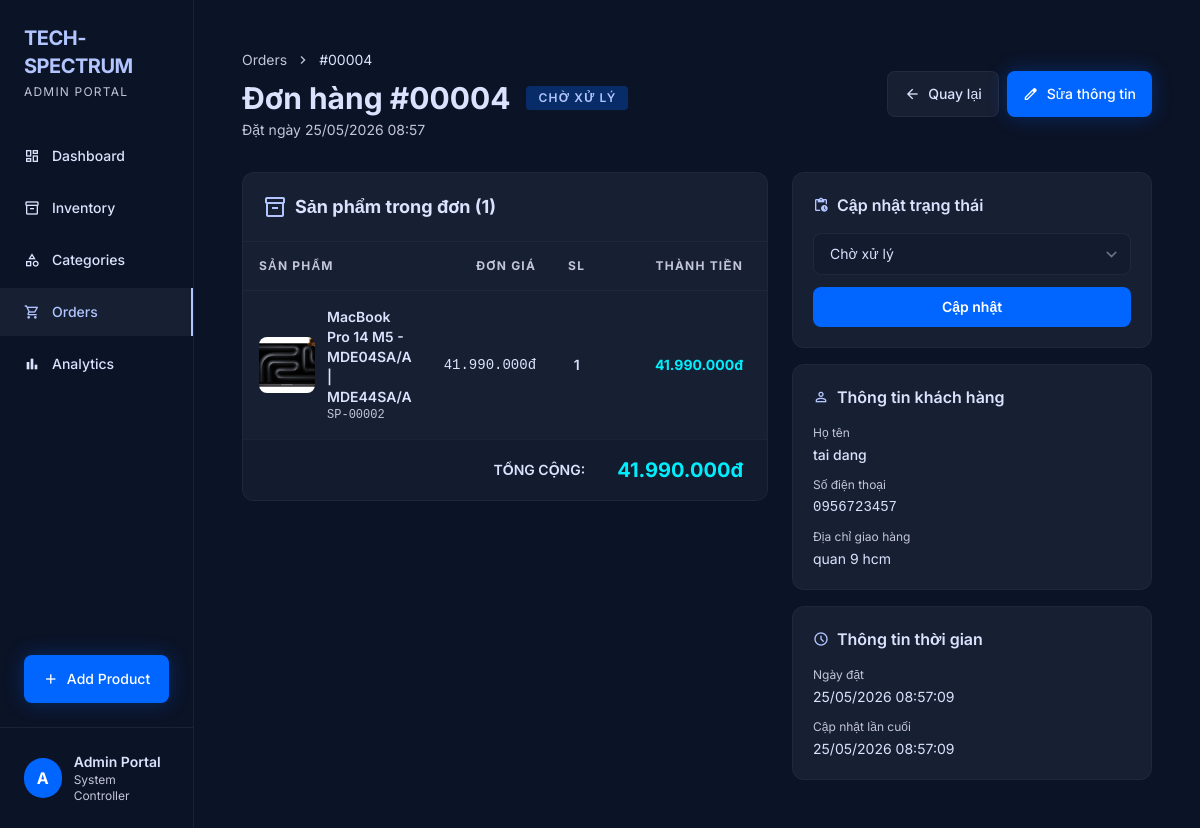
Screenshot of /Order/detail/4 with the database file from the repository.
### tables this page shows
CREATE TABLE IF NOT EXISTS `order` (
  `id` int NOT NULL AUTO_INCREMENT,
  `customer_name` varchar(100) NOT NULL,
  `customer_phone` varchar(20) NOT NULL,
  `customer_email` varchar(100) DEFAULT NULL,
  `customer_address` varchar(255) NOT NULL,
  `total_amount` decimal(15,2) NOT NULL DEFAULT '0.00',
  `status` enum('pending','confirmed','shipping','completed','cancelled') NOT NULL DEFAULT 'pending',
  `note` text,
  `created_at` datetime DEFAULT CURRENT_TIMESTAMP,
  `updated_at` datetime DEFAULT CURRENT_TIMESTAMP ON UPDATE CURRENT_TIMESTAMP,
  PRIMARY KEY (`id`),
  KEY `idx_order_status` (`status`),
  KEY `idx_order_created` (`created_at`)
);

CREATE TABLE IF NOT EXISTS `order_detail` (
  `id` int NOT NULL AUTO_INCREMENT,
  `order_id` int NOT NULL,
  `product_id` int NOT NULL,
  `quantity` int NOT NULL DEFAULT '1',
  `price` decimal(15,2) NOT NULL,
  `subtotal` decimal(15,2) NOT NULL,
  PRIMARY KEY (`id`),
  KEY `idx_orderdetail_order` (`order_id`),
  KEY `idx_orderdetail_product` (`product_id`),
  CONSTRAINT `order_detail_ibfk_1` FOREIGN KEY (`order_id`) REFERENCES `order` (`id`) ON DELETE CASCADE,
  CONSTRAINT `order_detail_ibfk_2` FOREIGN KEY (`product_id`) REFERENCES `product` (`id`) ON DELETE RESTRICT
);

CREATE TABLE IF NOT EXISTS `product` (
  `id` int NOT NULL AUTO_INCREMENT,
  `name` varchar(100) NOT NULL,
  `description` text,
  `price` decimal(15,2) NOT NULL,
  `image` varchar(255) DEFAULT NULL,
  `category_id` int DEFAULT NULL,
  PRIMARY KEY (`id`),
  KEY `category_id` (`category_id`),
  CONSTRAINT `product_ibfk_1` FOREIGN KEY (`category_id`) REFERENCES `category` (`id`) ON DELETE CASCADE
);

### app/controllers/OrderController.php (called while the page is built, shortened)
<?php
require_once 'app/models/OrderModel.php';
require_once 'app/models/OrderDetailModel.php';
class OrderController
{
    private $orderModel;
    private $orderDetailModel;
    public function __construct()
    {
        $database = new Database();
        $db = $database->getConnection();
        $this->orderModel       = new OrderModel($db);
        $this->orderDetailModel = new OrderDetailModel($db);
    }
    public function detail($id)
    {
        $order = $this->orderModel->getOrderById($id);
        $details = $this->orderDetailModel->getDetailsByOrderId($id);
        include 'app/views/order/detail.php';
    }
}

### index.php (called while the page is built, shortened)
<?php
$url = $_GET['url'] ?? '';
$url = rtrim($url, '/');
$url = filter_var($url, FILTER_SANITIZE_URL);
$url = explode('/', $url);
$action = isset($url[1]) && $url[1] != '' ? $url[1] : 'index';
$controller = new $controllerName();
call_user_func_array([$controller, $action], array_slice($url, 2));

### app/models/OrderModel.php (called while the page is built, shortened)
<?php
class OrderModel
{
    private $conn;
    private $table = "`order`";
    public $id;
    public $customer_name;
    public $customer_phone;
    public $customer_address;
    public $total_amount;
    public $status;
    public $created_at;
    public $updated_at;
    public function __construct($db)
    {
        $this->conn = $db;
    }
    public function getID()              { return $this->id; }
    public function getCustomerName()    { return $this->customer_name; }
    public function getCustomerPhone()   { return $this->customer_phone; }
    public function getCustomerAddress() { return $this->customer_address; }
    public function getTotalAmount()     { return $this->total_amount; }
    public function getStatus()          { return $this->status; }
    public function getCreatedAt()       { return $this->created_at; }
    public function getUpdatedAt()       { return $this->updated_at; }
    public function getStatusLabel()
    {
        $labels = [
            'pending'   => 'Chờ xử lý',
            'confirmed' => 'Đã xác nhận',
            'shipping'  => 'Đang giao',
            'completed' => 'Hoàn thành',
            'cancelled' => 'Đã hủy'
        ];
        return $labels[$this->status] ?? $this->status;
    }
    public function getStatusBadgeClass()
    {
        $classes = [
            'pending'   => 'bg-secondary',
            'confirmed' => 'bg-info',
            'shipping'  => 'bg-primary',
            'completed' => 'bg-success',
            'cancelled' => 'bg-danger'
        ];
        return $classes[$this->status] ?? 'bg-secondary';
    }
    public function getOrderById($id)
    {
        $query = "SELECT * FROM " . $this->table . " WHERE id = :id LIMIT 1";
        $stmt = $this->conn->prepare($query);
        $stmt->bindParam(':id', $id, PDO::PARAM_INT);
        $stmt->execute();
        $row = $stmt->fetch(PDO::FETCH_ASSOC);
        $order = new OrderModel($this->conn);
        $order->id               = $row['id'];
        $order->customer_name    = $row['customer_name'];
        $order->customer_phone   = $row['customer_phone'];
        $order->customer_email   = $row['customer_email'];
        $order->customer_address = $row['customer_address'];
        $order->total_amount     = $row['total_amount'];
        $order->status           = $row['status'];
        $order->note             = $row['note'];
        $order->created_at       = $row['created_at'];
        $order->updated_at       = $row['updated_at'];
        return $order;
    }
}

### app/models/OrderDetailModel.php (called while the page is built, shortened)
<?php
class OrderDetailModel
{
    private $conn;
    private $table = "order_detail";
    public $product_id;
    public $quantity;
    public $price;
    public $subtotal;
    public $product_name;
    public $product_image;
    public function __construct($db)
    {
        $this->conn = $db;
    }
    public function getProductID()    { return $this->product_id; }
    public function getQuantity()     { return $this->quantity; }
    public function getPrice()        { return $this->price; }
    public function getSubtotal()     { return $this->subtotal; }
    public function getProductName()  { return $this->product_name; }
    public function getProductImage() { return $this->product_image; }
    public function getDetailsByOrderId($order_id)
    {
        $query = "SELECT od.*, p.name AS product_name, p.image AS product_image
                  FROM " . $this->table . " od
                  LEFT JOIN product p ON od.product_id = p.id
                  WHERE od.order_id = :order_id
                  ORDER BY od.id ASC";
        $stmt = $this->conn->prepare($query);
        $stmt->bindParam(':order_id', $order_id, PDO::PARAM_INT);
        $stmt->execute();
        $details = [];
        while ($row = $stmt->fetch(PDO::FETCH_ASSOC)) {
            $detail = new OrderDetailModel($this->conn);
            $detail->id            = $row['id'];
            $detail->order_id      = $row['order_id'];
            $detail->product_id    = $row['product_id'];
            $detail->quantity      = $row['quantity'];
            $detail->price         = $row['price'];
            $detail->subtotal      = $row['subtotal'];
            $detail->product_name  = $row['product_name'];
            $detail->product_image = $row['product_image'];
            $details[] = $detail;
        }
        return $details;
    }
}

### app/views/order/detail.php (the view, shortened to what this page needs)
<?php
include 'app/views/layouts/admin_header.php';
$statusOptions = [
    'pending'   => 'Chờ xử lý',
    'confirmed' => 'Đã xác nhận',
    'shipping'  => 'Đang giao',
    'completed' => 'Hoàn thành',
    'cancelled' => 'Đã hủy'
];
?>
<div class="flex items-center justify-between mb-8">
    <div>
        <nav class="text-sm text-on-surface-variant mb-2 flex items-center gap-2">
            <a href="/Order/list" class="hover:text-primary transition">Orders</a>
            <span class="material-symbols-outlined text-base">chevron_right</span>
            <span class="text-on-surface">#<?= str_pad($order->getID(), 5, '0', STR_PAD_LEFT) ?></span>
        </nav>
        <div class="flex items-center gap-4">
            <h1 class="text-3xl font-bold">Đơn hàng #<?= str_pad($order->getID(), 5, '0', STR_PAD_LEFT) ?></h1>
            <span class="<?= $order->getStatusBadgeClass() ?> bg-opacity-30 px-3 py-1 rounded text-xs font-semibold tracking-widest uppercase text-white"
                  style="background-color: rgba(0, 102, 255, 0.3); color: #b3c5ff;">
                <?= $order->getStatusLabel() ?>
            </span>
        </div>
        <p class="text-on-surface-variant text-sm mt-1">Đặt ngày <?= date('d/m/Y H:i', strtotime($order->getCreatedAt())) ?></p>
    </div>
    <div class="flex gap-2">
        <a href="/Order/list" class="bg-surface-container hover:bg-surface-container-high text-on-surface px-4 py-2.5 rounded-lg text-sm font-medium flex items-center gap-2 border border-outline-variant/30 transition">
            <span class="material-symbols-outlined text-base">arrow_back</span>
            Quay lại
        </a>
        <a href="/Order/edit/<?= $order->getID() ?>" class="bg-primary-container hover:bg-primary-container/90 text-white px-4 py-2.5 rounded-lg text-sm font-medium flex items-center gap-2 transition glow-btn">
            <span class="material-symbols-outlined text-base">edit</span>
            Sửa thông tin
        </a>
    </div>
</div>
<div class="grid grid-cols-1 lg:grid-cols-[1fr_360px] gap-6">
    <div>
        <div class="bg-surface-container rounded-xl border border-outline-variant/20 overflow-hidden mb-6">
            <div class="p-5 border-b border-outline-variant/20">
                <h2 class="text-lg font-bold flex items-center gap-2">
                    <span class="material-symbols-outlined text-primary">inventory_2</span>
                    Sản phẩm trong đơn (<?= count($details) ?>)
                </h2>
            </div>
            <table class="w-full">
                <thead class="text-xs tracking-widest font-semibold text-on-surface-variant uppercase border-b border-outline-variant/20">
                    <tr>
                        <th class="text-left p-4">Sản phẩm</th>
                        <th class="text-right p-4">Đơn giá</th>
                        <th class="text-center p-4">SL</th>
                        <th class="text-right p-4 pr-6">Thành tiền</th>
                    </tr>
                </thead>
                <tbody class="text-sm">
                    <?php foreach ($details as $d): ?>
                        <tr class="border-b border-outline-variant/10">
                            <td class="p-4">
                                <div class="flex items-center gap-3">
                                    <div class="w-14 h-14 rounded-lg bg-surface-container-low overflow-hidden flex items-center justify-center shrink-0">
                                        <?php if ($d->getProductImage()): ?>
                                            <img src="/public/images/products/<?= htmlspecialchars($d->getProductImage()) ?>" class="w-full h-full object-cover" alt="">
                                        <?php else: ?>
                                            <span class="material-symbols-outlined text-on-surface-variant text-base">image</span>
                                        <?php endif; ?>
                                    </div>
                                    <div>
                                        <div class="font-semibold"><?= htmlspecialchars($d->getProductName() ?? '(Đã xóa)') ?></div>
                                        <div class="text-on-surface-variant text-xs font-mono">SP-<?= str_pad($d->getProductID(), 5, '0', STR_PAD_LEFT) ?></div>
                                    </div>
                                </div>
                            </td>
                            <td class="text-right p-4 font-mono"><?= number_format($d->getPrice(), 0, ',', '.') ?>đ</td>
                            <td class="text-center p-4 font-semibold"><?= $d->getQuantity() ?></td>
                            <td class="text-right p-4 pr-6 font-bold text-secondary-container"><?= number_format($d->getSubtotal(), 0, ',', '.') ?>đ</td>
                        </tr>
                    <?php endforeach; ?>
                </tbody>
                <tfoot class="text-sm bg-surface-container-low">
                    <tr>
                        <td colspan="3" class="p-4 text-right font-semibold">TỔNG CỘNG:</td>
                        <td class="p-4 pr-6 text-right font-bold text-secondary-container text-xl"><?= number_format($order->getTotalAmount(), 0, ',', '.') ?>đ</td>
                    </tr>
                </tfoot>
            </table>
        </div>
    </div>
    <div class="space-y-4">
        <div class="bg-surface-container rounded-xl border border-outline-variant/20 p-5">
            <h3 class="font-semibold mb-4 flex items-center gap-2">
                <span class="material-symbols-outlined text-primary text-base">pending_actions</span>
                Cập nhật trạng thái
            </h3>
            <form action="/Order/updateStatus/<?= $order->getID() ?>" method="POST" class="space-y-3">
                <select name="status" class="w-full bg-surface-container-low border border-outline-variant/30 rounded-lg px-4 py-2.5 text-sm focus:border-primary focus:outline-none">
                    <?php foreach ($statusOptions as $k => $v): ?>
                        <option value="<?= $k ?>" <?= $order->getStatus() === $k ? 'selected' : '' ?>><?= $v ?></option>
                    <?php endforeach; ?>
                </select>
                <button type="submit" class="w-full bg-primary-container hover:bg-primary-container/90 text-white rounded-lg py-2.5 text-sm font-semibold transition">
                    Cập nhật
                </button>
            </form>
        </div>
        <div class="bg-surface-container rounded-xl border border-outline-variant/20 p-5">
            <h3 class="font-semibold mb-4 flex items-center gap-2">
                <span class="material-symbols-outlined text-primary text-base">person</span>
                Thông tin khách hàng
            </h3>
            <div class="space-y-3 text-sm">
                <div>
                    <div class="text-on-surface-variant text-xs mb-1">Họ tên</div>
                    <div class="font-medium"><?= htmlspecialchars($order->getCustomerName()) ?></div>
                </div>
                <div>
                    <div class="text-on-surface-variant text-xs mb-1">Số điện thoại</div>
                    <div class="font-mono"><?= htmlspecialchars($order->getCustomerPhone()) ?></div>
                </div>
                <div>
                    <div class="text-on-surface-variant text-xs mb-1">Địa chỉ giao hàng</div>
                    <div class="text-on-surface"><?= htmlspecialchars($order->getCustomerAddress()) ?></div>
                </div>
            </div>
        </div>
        <div class="bg-surface-container rounded-xl border border-outline-variant/20 p-5">
            <h3 class="font-semibold mb-4 flex items-center gap-2">
                <span class="material-symbols-outlined text-primary text-base">schedule</span>
                Thông tin thời gian
            </h3>
            <div class="space-y-3 text-sm">
                <div>
                    <div class="text-on-surface-variant text-xs mb-1">Ngày đặt</div>
                    <div><?= date('d/m/Y H:i:s', strtotime($order->getCreatedAt())) ?></div>
                </div>
                <div>
                    <div class="text-on-surface-variant text-xs mb-1">Cập nhật lần cuối</div>
                    <div><?= date('d/m/Y H:i:s', strtotime($order->getUpdatedAt())) ?></div>
                </div>
            </div>
        </div>
    </div>
</div>
<?php include 'app/views/layouts/admin_footer.php'; ?>

### app/views/layouts/admin_header.php (style rules this page uses)
body { font-family: 'Inter', sans-serif; }
.material-symbols-outlined { font-variation-settings: 'FILL' 0, 'wght' 400, 'GRAD' 0, 'opsz' 24; }
.glow-btn { box-shadow: 0 0 20px rgba(0, 102, 255, 0.3); }

### rows the page displays
order: id "00004", status "CHỜ XỬ LÝ", created_at "25/05/2026 08:57", total_amount "41.990.000", status "Chờ xử lý", customer_name "tai dang", customer_phone "0956723457", customer_address "quan 9 hcm", created_at "25/05/2026 08:57:09", updated_at "25/05/2026 08:57:09"
order_detail: product.image (picture), product.name "MacBook Pro 14 M5 - MDE04SA/A | MDE44SA/A", product "00002", price "41.990.000", quantity "1", subtotal "41.990.000"

### other values shown
count($details) "1"
